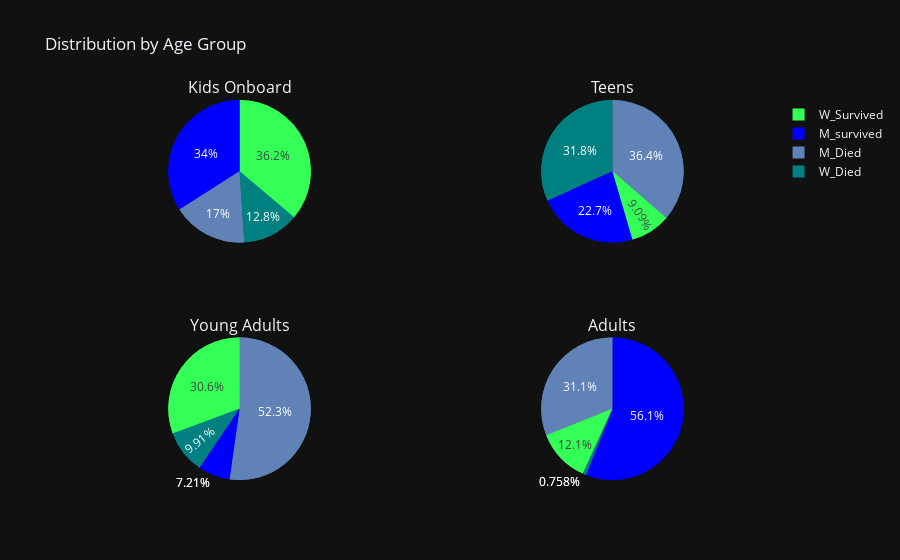

The code cell stored with this chart in its notebook:
### Code cell
#Obtener valores de grupos de edad for each category: male and female, survived and dead.

#Age Groups among man survived:
man_surv_age = man_surv['Age_Group'].value_counts()
ms_kids = man_surv_age.get('Kid')
ms_teens = man_surv_age.get('Teen')
ms_adults = man_surv_age.get('Adult')
ms_youngadults = man_surv_age.get('Young Adult')
ms_GUadults = man_surv_age.get('Grown up Adult')

#Age Groups among females survived:
fem_surv_age = fem_surv['Age_Group'].value_counts()
fs_kids = fem_surv_age.get('Kid')
fs_teens = fem_surv_age.get('Teen')
fs_adults = fem_surv_age.get('Adult')
fs_youngadults = fem_surv_age.get('Young Adult')
fs_GUadults = fem_surv_age.get('Grown up Adult')

#Age Groups among dead man:
man_died_age = man_died['Age_Group'].value_counts()
md_kids = man_died_age.get('Kid')
md_teens = man_died_age.get('Teen')
md_adults = man_died_age.get('Adult')
md_youngadults = man_died_age.get('Young Adult')
md_GUadults = man_died_age.get('Grown up Adult')

#Age Groups among dead females:
fem_died_age = fem_died['Age_Group'].value_counts()
fd_kids = fem_died_age.get('Kid')
fd_teens = fem_died_age.get('Teen')
fd_adults = fem_died_age.get('Adult')
fd_youngadults = fem_died_age.get('Young Adult')
fd_GUadults = fem_died_age.get('Grown up Adult')

#Cake plot for each Category:

import plotly.subplots as sp
import plotly.graph_objects as go

# Define colors for each pie chart
colors = [
    ['#0000FF', '#33FF57', '#6082B6', '#008080'],
    ['#0000FF', '#33FF57', '#6082B6', '#008080'],
    ['#0000FF', '#33FF57', '#6082B6', '#008080'],
    ['#0000FF', '#33FF57', '#6082B6', '#008080']
]

# Create a 2x2 subplot grid with 'pie' subplots
fig = sp.make_subplots(rows=2, cols=2, subplot_titles=['Kids Onboard', 'Teens', 'Young Adults', 'Adults'], specs=[[{'type': 'pie'}, {'type': 'pie'}], [{'type': 'pie'}, {'type': 'pie'}]])

# Data for the pie charts
values = [
    [ms_kids, fs_kids, md_kids, fd_kids],
    [ms_teens, fs_teens, md_teens, fd_teens],
    [ms_youngadults, fs_youngadults, md_youngadults, fd_youngadults],
    [ms_adults, fs_GUadults, md_GUadults, fd_GUadults]
]

labels = ['M_survived', 'W_Survived', 'M_Died', 'W_Died']

# Loop to add each pie chart to a quadrant
for i in range(4):
    row = 1 if i < 2 else 2
    col = i % 2 + 1

    fig_pie = go.Pie(labels=labels, values=values[i])
   
    fig.add_trace(fig_pie, row=row, col=col)

# Set colors for each pie chart
    fig_pie.marker.colors = colors[i]

    fig.add_trace(fig_pie, row=row, col=col)

# Set the layout and style
fig.update_layout(
    template="plotly_dark",
    title_text="Distribution by Age Group",
)

# Show the subplot figure
fig.show()

### Figure 1 — Plotly figure (JSON) as saved in the notebook; plotly's stock layout.template omitted (floating-point values rounded to 4 significant figures)
{"data": [{"domain": {"x": [0, 0.45], "y": [0.625, 1]}, "labels": ["M_survived", "W_Survived", "M_Died", "W_Died"], "type": "pie", "values": [16, 17, 8, 6]}, {"domain": {"x": [0, 0.45], "y": [0.625, 1]}, "labels": ["M_survived", "W_Survived", "M_Died", "W_Died"], "marker": {"colors": ["#0000FF", "#33FF57", "#6082B6", "#008080"]}, "type": "pie", "values": [16, 17, 8, 6]}, {"domain": {"x": [0.55, 1], "y": [0.625, 1]}, "labels": ["M_survived", "W_Survived", "M_Died", "W_Died"], "type": "pie", "values": [5, 2, 8, 7]}, {"domain": {"x": [0.55, 1], "y": [0.625, 1]}, "labels": ["M_survived", "W_Survived", "M_Died", "W_Died"], "marker": {"colors": ["#0000FF", "#33FF57", "#6082B6", "#008080"]}, "type": "pie", "values": [5, 2, 8, 7]}, {"domain": {"x": [0, 0.45], "y": [0, 0.375]}, "labels": ["M_survived", "W_Survived", "M_Died", "W_Died"], "type": "pie", "values": [8, 34, 58, 11]}, {"domain": {"x": [0, 0.45], "y": [0, 0.375]}, "labels": ["M_survived", "W_Survived", "M_Died", "W_Died"], "marker": {"colors": ["#0000FF", "#33FF57", "#6082B6", "#008080"]}, "type": "pie", "values": [8, 34, 58, 11]}, {"domain": {"x": [0.55, 1], "y": [0, 0.375]}, "labels": ["M_survived", "W_Survived", "M_Died", "W_Died"], "type": "pie", "values": [74, 16, 41, 1]}, {"domain": {"x": [0.55, 1], "y": [0, 0.375]}, "labels": ["M_survived", "W_Survived", "M_Died", "W_Died"], "marker": {"colors": ["#0000FF", "#33FF57", "#6082B6", "#008080"]}, "type": "pie", "values": [74, 16, 41, 1]}], "layout": {"annotations": [{"font": {"size": 16}, "showarrow": false, "text": "Kids Onboard", "x": 0.225, "xanchor": "center", "xref": "paper", "y": 1, "yanchor": "bottom", "yref": "paper"}, {"font": {"size": 16}, "showarrow": false, "text": "Teens", "x": 0.775, "xanchor": "center", "xref": "paper", "y": 1, "yanchor": "bottom", "yref": "paper"}, {"font": {"size": 16}, "showarrow": false, "text": "Young Adults", "x": 0.225, "xanchor": "center", "xref": "paper", "y": 0.375, "yanchor": "bottom", "yref": "paper"}, {"font": {"size": 16}, "showarrow": false, "text": "Adults", "x": 0.775, "xanchor": "center", "xref": "paper", "y": 0.375, "yanchor": "bottom", "yref": "paper"}], "title": {"text": "Distribution by Age Group"}}}
